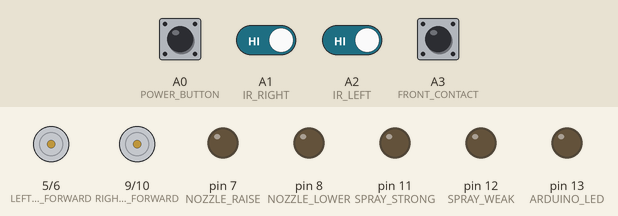
The sketch below on a simulated Arduino Uno, built with avr-gcc and run on an emulated ATmega328P. Parts: motor-driver pin pairs drawn as motors (green arrow = first pin HIGH = forward, orange = second pin HIGH = backward, longer = more drive), output pins drawn as LEDs (lit = HIGH). The test bench sets the inputs (shaded band); at power-on: A0 (POWER_BUTTON), A1 (IR_RIGHT), A2 (IR_LEFT), A3 (FRONT_CONTACT) HIGH.

Above: at 2.0 s.
2.1 s: A0 (POWER_BUTTON) pulled LOW for 0.6 s
At 2.8 s:
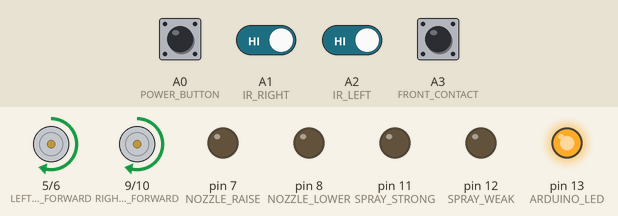
4.2 s: A3 (FRONT_CONTACT) pulled LOW for 0.6 s
At 4.62 s:
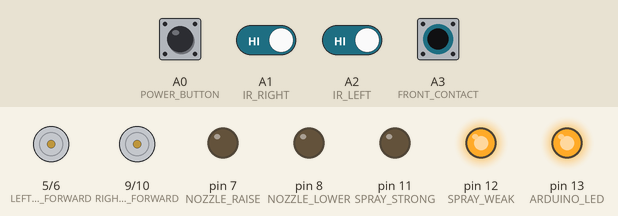
6.3 s: A1 (IR_RIGHT) driven LOW
At 7.1 s:
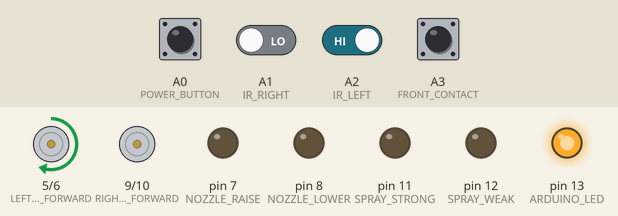
7.8 s: A2 (IR_LEFT) driven LOW
At 8.7 s:
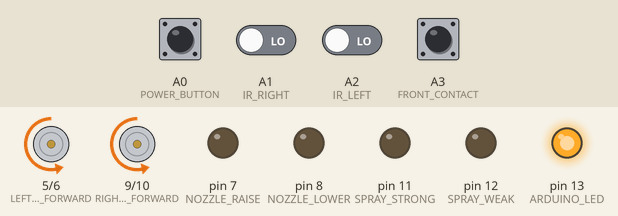
10.8 s: A0 (POWER_BUTTON) pulsed LOW 5 times (0.12 s each, 0.3 s apart)
At 13.4 s:
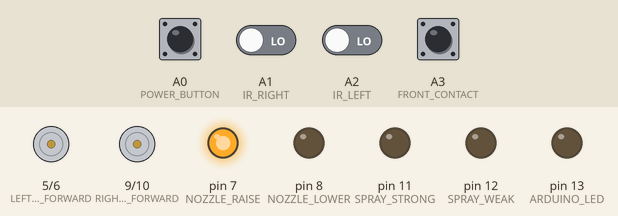
13.8 s: A0 (POWER_BUTTON) pulled LOW for 1 s
At 14.9 s:
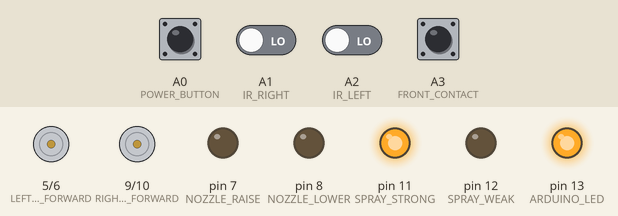
Timing chart, 0 to 17.8 s (numbered marks = the images above; inputs shaded):
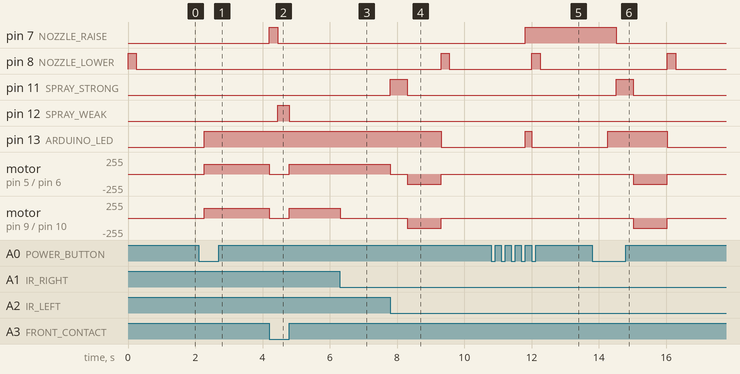

Measured:
- after the input at 2.1 s, pin 13 (ARDUINO_LED): LOW → HIGH after 0.17 s; motor on pin 5 (LEFT_WHEEL_FORWARD) / pin 6 (LEFT_WHEEL_BACKWARD), motor on pin 9 (RIGHT_WHEEL_FORWARD) / pin 10 (RIGHT_WHEEL_BACKWARD): stopped → forward 150/255 after 0.17 s
- after the input at 4.2 s, pin 7 (NOZZLE_RAISE): LOW → HIGH at once, → LOW 0.25 s later; pin 12 (SPRAY_WEAK): LOW → HIGH after 0.25 s, → LOW 0.35 s later
- after the input at 6.3 s, motor on pin 9 (RIGHT_WHEEL_FORWARD) / pin 10 (RIGHT_WHEEL_BACKWARD): forward 150/255 → stopped at once
- after the input at 7.8 s, pin 8 (NOZZLE_LOWER): LOW → HIGH after 1.5 s, → LOW 0.25 s later; pin 11 (SPRAY_STRONG): LOW → HIGH at once, → LOW 0.51 s later
- after the input at 10.8 s, pin 7 (NOZZLE_RAISE): LOW → HIGH after 1.0 s; pin 8 (NOZZLE_LOWER): LOW → HIGH after 1.2 s, → LOW 0.25 s later; pin 13 (ARDUINO_LED): LOW → HIGH after 1.0 s, → LOW 0.19 s later
- after the input at 13.8 s, pin 7 (NOZZLE_RAISE): HIGH → LOW after 0.72 s; pin 8 (NOZZLE_LOWER): LOW → HIGH after 2.2 s, → LOW 0.25 s later

The sketch:

sketch.ino
```cpp
// (licence header left out)
// Enums to triggers different types of robot's functions
enum TaskState {
  FIND_OBJECT, SPRAY_WATER, BACK_UP, STOP
};

// Time related variables / Delay time for each cycle in main loop.
const int LOOP_DELAY = 5;
// Must be divisible by LOOP_DELAY. (x % LOOP_DELAY == 0)
const int NOZZLE_MOVEMENT_TIME = 250;
const int SPRAY_TIME = 500;
const int BACK_UP_TIME = 1000;

// Constant pin values for inputs.
const byte POWER_BUTTON = A0;
const byte IR_RIGHT = A1;
const byte IR_LEFT = A2;
const byte FRONT_CONTACT = A3;

// Constant pin values for outputs.
const byte RIGHT_WHEEL_FORWARD = 9;
const byte RIGHT_WHEEL_BACKWARD = 10;
const byte LEFT_WHEEL_FORWARD = 5;
const byte LEFT_WHEEL_BACKWARD = 6;
const byte NOZZLE_RAISE = 7;
const byte NOZZLE_LOWER = 8;
const byte SPRAY_STRONG = 11;
const byte SPRAY_WEAK = 12;
const byte ARDUINO_LED = 13;

// Variables to control the states of the robot.
bool isObjectClose = false;
int nozzleMovedTime = 0;
int sprayedTime = 0;
int backedUpTime = 0;

byte powerButtonLastState = 1;
bool powerLastState = false;
TaskState currentTask = TaskState::FIND_OBJECT;
bool isRunning = false;

void reset() {
  isObjectClose = false;
  nozzleMovedTime = 0;
  sprayedTime = 0;
  backedUpTime = 0;

  moveWheels(0, 0);

  digitalWrite(SPRAY_STRONG, LOW);
  digitalWrite(SPRAY_WEAK, LOW);

  digitalWrite(NOZZLE_LOWER, HIGH);
  delay(NOZZLE_MOVEMENT_TIME);
  digitalWrite(NOZZLE_LOWER, LOW);
}

void moveWheels(short rightWheel, short leftWheel) {
  if (rightWheel != 0) {
    analogWrite(rightWheel > 0 ? RIGHT_WHEEL_FORWARD : RIGHT_WHEEL_BACKWARD, abs(rightWheel));
  } else {
    analogWrite(RIGHT_WHEEL_FORWARD, 0);
    analogWrite(RIGHT_WHEEL_BACKWARD, 0);
  }

  if (leftWheel != 0) {
    analogWrite(leftWheel > 0 ? LEFT_WHEEL_FORWARD : LEFT_WHEEL_BACKWARD, abs(leftWheel));
  } else {
    analogWrite(LEFT_WHEEL_FORWARD, 0);
    analogWrite(LEFT_WHEEL_BACKWARD, 0);
  }
}

void setupInputs() {
  // Start/stop button.
  pinMode(POWER_BUTTON, INPUT_PULLUP);

  // IR Sensors.
  pinMode(IR_RIGHT, INPUT_PULLUP);
  pinMode(IR_LEFT, INPUT_PULLUP);

  // Contact sensor.
  pinMode(FRONT_CONTACT, INPUT_PULLUP);
}

void setupOutputs() {
  // Right wheel functionalities.
  pinMode(RIGHT_WHEEL_FORWARD, OUTPUT);
  pinMode(RIGHT_WHEEL_BACKWARD, OUTPUT);

  // Left wheel functionalities.
  pinMode(LEFT_WHEEL_FORWARD, OUTPUT);
  pinMode(LEFT_WHEEL_BACKWARD, OUTPUT);

  // Nozzle functionalities.
  pinMode(NOZZLE_RAISE, OUTPUT);
  pinMode(NOZZLE_LOWER, OUTPUT);
  pinMode(SPRAY_STRONG, OUTPUT);
  pinMode(SPRAY_WEAK, OUTPUT);

  // LED Indicator (custom) / Indicates the power state.
  pinMode(ARDUINO_LED, OUTPUT);
}

short findObject() {
  byte irRightRead = digitalRead(IR_RIGHT);
  byte irLeftRead = digitalRead(IR_LEFT);
  byte contactRead = digitalRead(FRONT_CONTACT);

  // 1: Object might far way.
  if (!irRightRead && !irLeftRead) {
    moveWheels(0, 0);
    return 1;
  }

  // 0: Object right in front the robot.
  if (!contactRead) {
    moveWheels(0, 0);
    return 0;
  }

  if (irRightRead && irLeftRead) {
    moveWheels(150, 150);
  }
  if (irRightRead && !irLeftRead) {
    moveWheels(150, 0);
  }
  if (!irRightRead && irLeftRead) {
    moveWheels(0, 150);
  }

  return -1;
}

bool sprayWater(bool strongMode) {
  if (sprayedTime >= SPRAY_TIME) {
    nozzleMovedTime = 0;
    sprayedTime = 0;
    digitalWrite(strongMode ? SPRAY_STRONG : SPRAY_WEAK, LOW);
    return true;
  }

  if (nozzleMovedTime < NOZZLE_MOVEMENT_TIME) {
    digitalWrite(NOZZLE_RAISE, HIGH);
    nozzleMovedTime += LOOP_DELAY;

    return false;
  }
  digitalWrite(NOZZLE_RAISE, LOW);

  digitalWrite(strongMode ? SPRAY_STRONG : SPRAY_WEAK, HIGH);
  sprayedTime += LOOP_DELAY;

  // The object somehow moved, go back to find object action.
  if (findObject() == -1) {
    sprayedTime = 0;
    digitalWrite(strongMode ? SPRAY_STRONG : SPRAY_WEAK, LOW);
    digitalWrite(NOZZLE_RAISE, LOW);
    currentTask = TaskState::FIND_OBJECT;
  }

  return false;
}

bool backUp() {
  moveWheels(-150, -150);
  backedUpTime += LOOP_DELAY;

  if (backedUpTime >= BACK_UP_TIME) {
    moveWheels(0, 0);
    backedUpTime = 0;

    return true;
  }

  return false;
}

void powerButtonHandler() {
  byte currentState = digitalRead(POWER_BUTTON);

  if (!currentState && currentState != powerButtonLastState) {
    isRunning = !isRunning;
  }

  if (isRunning) {
    if (powerLastState != isRunning) {
      currentTask = TaskState::FIND_OBJECT;
      digitalWrite(ARDUINO_LED, HIGH);
    }
  } else {
    if (currentTask != TaskState::STOP) {
      currentTask = TaskState::STOP;
      digitalWrite(ARDUINO_LED, LOW);
      reset();
    }
    delay(500);
  }

  powerButtonLastState = currentState;
  powerLastState = isRunning;
}

void setup() {
  // Sync with standard baud rate.
  Serial.begin(9600);

  // Define input ports.
  setupInputs();
  // Define output ports.
  setupOutputs();
}

void loop() {
  powerButtonHandler();

  if (isRunning) {
    if (currentTask == TaskState::FIND_OBJECT) {
      short result = findObject();

      // Object found, move to spray water action.
      if (result > -1) {
        isObjectClose = result == 1;
        currentTask = TaskState::SPRAY_WATER;
      }
    }

    if (currentTask == TaskState::SPRAY_WATER) {
      bool result = sprayWater(isObjectClose);

      // Spray finished, move to back up action.
      if (result) {
        currentTask = TaskState::BACK_UP;
      }
    }

    if (currentTask == TaskState::BACK_UP) {
      bool result = backUp();

      // All actions finished, stop the robot, waiting for next restart.
      if (result) {
        currentTask = TaskState::STOP;
        digitalWrite(ARDUINO_LED, LOW);
        reset();
      }
    }

  }

  // Main loop.
  delay(LOOP_DELAY);
}
```
